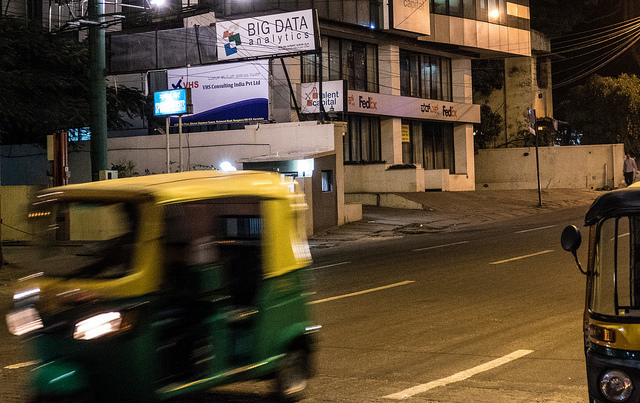
#> input picture common/data/road_image.jpg, 640 x 403 px
$ jupyter execute 03-BasicSegmentation_Part2.ipynb   (shell and % lines are left out)
#> lines starting #> are read from the running program, lines starting #| are printed output that depends on the picture; after the words box and inside, x2 and y2 are one past the last pixel; in counts of white or black regions, pixels touching at a corner belong together
# ETHZ: 227-0966-00L
# Quantitative Big Imaging
# March 8, 2018

## Basic Segmentation and Discrete Binary Structures
### Part 2

# A Machine Learning Approach to Image Processing

Segmentation and all the steps leading up to it are really a specialized type of learning problem. Let's look at an important problem for self-driving cars.

[cell 1]
from skimage.io import imread
from skimage.color import rgb2gray
import matplotlib.pyplot as plt
import numpy as np
road_rgb = imread("../common/data/road_image.jpg")[::2, ::2]
road_seg = rgb2gray(imread("../common/data/road_image_seg_bw.jpg"))[::2, ::2]
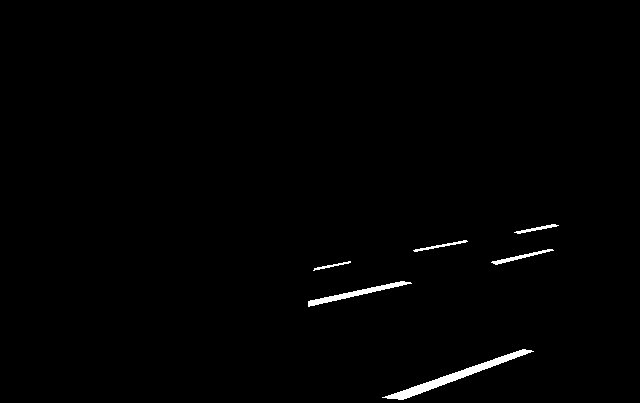
#> input picture common/data/road_image_seg_bw.jpg, 640 x 403 px
#> road_seg: shape (202, 320) float64; min 0, max 1, mean 0.00854
fig, (ax1, ax2) = plt.subplots(1, 2, figsize = (8, 4), dpi = 150)
ax1.imshow(road_rgb)
ax2.imshow(road_seg, cmap = 'hot')
ax1.axis('off')
ax2.axis('off')
ax1.set_title('Image')
ax2.set_title('Road Lines');

We want to identify which class each pixel belongs to.
What does identify mean?
- Classify the pixels in the street lines as _Foreground_
- Classify the pixels outside of the street lines as _Background_

# How do we quantify this?

- __True Positive__ values in the street lines that are classified as _Foreground_
- __True Negative__ values outside the street lines that are classified as _Background_
- __False Positive__ values outside the street lines that are classified as _Foreground_
- __False Negative__ values in the street lines that are classified as _Background_

We can then apply a threshold to the image to determine the number of points in each category

[cell 2]
fig, (ax1, ax2, ax3) = plt.subplots(1, 3, figsize = (12, 4), dpi = 150)
ax1.imshow(road_rgb)
thresh_img = rgb2gray(road_rgb)>0.5
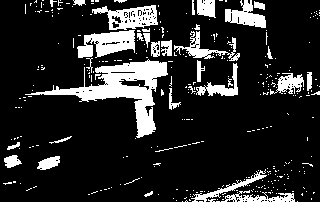
#> thresh_img: shape (202, 320) bool; 15.8% white; 327 white regions (295 under 20 px), largest, box (x1, y1, x2, y2) and area: (25, 59, 168, 138) 3057, (77, 30, 135, 58) 1037, (92, 5, 158, 30) 873
ax2.imshow(thresh_img, cmap = 'hot')
ax3.imshow(road_seg, cmap = 'hot')
ax1.axis('off')
ax2.axis('off')
ax3.axis('off')
ax1.set_title('Image')
ax2.set_title('Threshold')
ax3.set_title('Road Lines');

[cell 3]
def tp_func(real_img_idx, pred_img_idx):
    if real_img_idx==1 and pred_img_idx==1:
        return 'True Positive'
    if real_img_idx==0 and pred_img_idx==0:
        return 'True Negative'
    if real_img_idx==0 and pred_img_idx==1:
        return 'False Positive'
    if real_img_idx==1 and pred_img_idx==0:
        return 'False Negative'
out_results = {}
fig, m_ax = plt.subplots(2, 2, figsize = (8, 8), dpi = 150)
for real_img_idx, n_ax in zip([0, 1], m_ax):
    for pred_img_idx, c_ax in zip([0, 1], n_ax):
        match_img = (thresh_img==pred_img_idx) & (road_seg == real_img_idx)
        tp_title = tp_func(real_img_idx, pred_img_idx)
        c_ax.matshow(match_img, cmap = 'hot')
        out_results[tp_title] = np.sum(match_img)
        c_ax.set_title(tp_title)
        c_ax.axis('off')
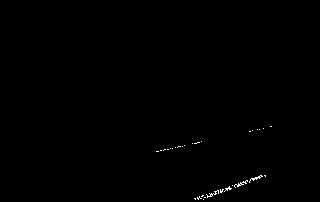
#> match_img: shape (202, 320) bool; 0.27% white in thin lines or dots, all inside (x1, y1, x2, y2) = (156, 126, 272, 200)
#> after the loop, out_results = {'True Negative': 53706, 'False Positive': 9857, 'False Negative': 125, 'True Positive': 173}
print(out_results)
#| {'True Negative': 53706, 'False Positive': 9857, 'False Negative': 125, 'True Positive': 173}

# Apply Precision and Recall

- __Recall__ (sensitivity)= $TP/(TP+FN)$
- __Precision__ = $TP/(TP+FP)$

[cell 4]
print('Recall: %2.2f' % (out_results['True Positive'] / (out_results['True Positive']+out_results['False Negative'])))
#| Recall: 0.58
print('Precision: %2.2f' % (out_results['True Positive'] / (out_results['True Positive']+out_results['False Positive'])))
#| Precision: 0.02

### ROC Curve
Reciever Operating Characteristic (first developed for WW2 soldiers detecting objects in battlefields using radar). The ideal is the top-right (identify everything and miss nothing). As we saw before, for a single threshold value 0.5, we were able to compute a single recall and precision. If we want to make an ROC curve we take a number of threshold values

[cell 5]
import pandas as pd
out_vals = []
for thresh_val in np.linspace(0.1, 0.9):
    thresh_img = rgb2gray(road_rgb)>thresh_val
    for real_img_idx in [0, 1]:
        for pred_img_idx in [0, 1]:
            match_img = (thresh_img==pred_img_idx) & (road_seg == real_img_idx)
            tp_title = tp_func(real_img_idx, pred_img_idx)
            out_results[tp_title] = np.sum(match_img)
    out_vals += [
        dict(
            Threshold = thresh_val,
            Recall = out_results['True Positive'] / (out_results['True Positive']+out_results['False Negative']),
            Precision = (out_results['True Positive'] / (out_results['True Positive']+out_results['False Positive']))
        )]
#> this loop made 50 passes
#> pass 3, `thresh_img = rgb2gray(road_rgb)>thresh_val`:
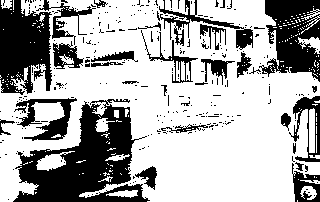
#> thresh_img: shape (202, 320) bool; 67.3% white; 290 black regions (262 under 20 px), largest, box (x1, y1, x2, y2) and area: (13, 99, 150, 202) 6883, (0, 0, 52, 95) 3595, (259, 0, 320, 82) 3148
#> after the loop, out_results = {'True Negative': 63051, 'False Positive': 512, 'False Negative': 297, 'True Positive': 1}; out_vals = 50 items

roc_df = pd.DataFrame(out_vals)
#> roc_df = table of 50 rows and 3 columns
roc_df.head(3)
#> Out = table of 3 rows and 3 columns

[cell 6]
fig, ax1 = plt.subplots(1, 1, dpi = 200)
ax1.plot(roc_df['Recall'], roc_df['Precision'], 'b.-', label = 'ROC Curve')
ax1.plot(1.0, 1.0, 'r+', markersize = 20, label = 'Ideal')
ax1.set_xlim(0, 1.1)
ax1.set_ylim(0, 1.1)
ax1.set_xlabel('Recall')
ax1.set_ylabel('Precision')
ax1.legend(loc = 2);
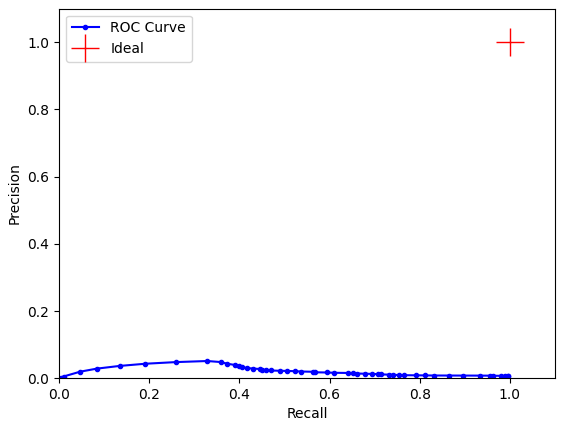
#> figure drawn by matplotlib, 1 panel

# Making ROC Curves Easier
ROC curves are a very common tool for analyzing the performance of binary classification systems and there are a large number of tools which can automatically make them. Here we show how it is done with scikit-image.

Another way of showing the ROC curve (more common for machine learning rather than medical diagnosis) is using the True positive rate and False positive rate

- __True Positive Rate__ (recall)= $TP/(TP+FN)$
- __False Positive Rate__ = $FP/(FP+TN)$

These show very similar information with the major difference being the goal is to be in the upper left-hand corner. Additionally random guesses can be shown as the slope 1 line. Therefore for a system to be useful it must lie above the random line.

[cell 7]
from sklearn.metrics import roc_curve
fpr, tpr, thresholds = roc_curve(road_seg.ravel().astype(int) ,
                                 rgb2gray(road_rgb).ravel())
#> fpr = 14768 values from 0 to 1; tpr = 14768 values from 0 to 1

fig, ax1 = plt.subplots(1, 1, dpi = 200)
ax1.plot(fpr, tpr, 'b.-', markersize = 0.01,  label = 'ROC Curve')
ax1.plot(0.0, 1.0, 'r+', markersize = 20, label = 'Ideal')
ax1.plot([0, 1], [0,1], 'g-', label = 'Random Guessing')
ax1.set_xlim(-0.1, 1.1)
ax1.set_ylim(-0.1, 1.1)
ax1.set_xlabel('False Positive Rate')
ax1.set_ylabel('True Positive Rate')
ax1.legend(loc = 0);

[cell 8]
from skimage.filters import gaussian, median

def no_filter(x):
    return x

def gaussian_filter(x):
    return gaussian(x, sigma = 2)

def diff_of_gaussian_filter(x):
    return gaussian(x, sigma = 1)-gaussian(x, sigma = 3)

def median_filter(x):
    return median(x, np.ones((3,3)))

fig, m_axs = plt.subplots(1, 5, figsize = (15, 3), dpi = 200)
m_axs[0].imshow(road_seg)
for c_filt, c_ax in zip([no_filter, gaussian_filter, diff_of_gaussian_filter, median_filter], m_axs[1:]):
    c_ax.imshow(c_filt(rgb2gray(road_rgb)), cmap = 'bone')
    c_ax.set_title(c_filt.__name__)

[cell 9]
fig, ax1 = plt.subplots(1, 1, dpi = 200)
for c_filt in [no_filter, gaussian_filter, diff_of_gaussian_filter, median_filter]:
    fpr, tpr, thresholds = roc_curve(road_seg.ravel().astype(int) ,
                                     c_filt(rgb2gray(road_rgb)).ravel())
    ax1.plot(fpr, tpr, '-', markersize = 0.01,  label = 'ROC Curve ({})'.format(c_filt.__name__))

ax1.plot(0.0, 1.0, 'r+', markersize = 20, label = 'Ideal')
ax1.plot([0, 1], [0,1], 'k-', label = 'Random Guessing')
ax1.set_xlim(-0.1, 1.1)
ax1.set_ylim(-0.1, 1.1)
ax1.set_xlabel('False Positive Rate')
ax1.set_ylabel('True Positive Rate')
ax1.legend(loc = 0);

We can then use this ROC curve to compare different filters (or even entire workflows), if the area is higher the approach is better.

Different approaches can be compared by area under the curve

[cell 10]
from sklearn.metrics import roc_auc_score
for c_filt in [no_filter, gaussian_filter, diff_of_gaussian_filter, median_filter]:
    print('%s - %2.2f' % (c_filt.__name__, roc_auc_score(road_seg.ravel().astype(int) ,
                                     c_filt(rgb2gray(road_rgb)).ravel())))
#> this loop made 4 passes
#| no_filter - 0.80
#| gaussian_filter - 0.75
#| diff_of_gaussian_filter - 0.87
#| median_filter - 0.75

# Evaluating Models

- https://github.com/jvns/talks/blob/master/pydatanyc2014/slides.md
- http://mathbabe.org/2012/03/06/the-value-added-teacher-model-sucks/

# Multiple Phases: Segmenting Shale

- Shale provided from Kanitpanyacharoen, W. (2012). Synchrotron X-ray Applications Toward an Understanding of Elastic Anisotropy.

- Here we have a shale sample measured with X-ray tomography with three different phases inside (clay, rock, and air).
- The model is that because the chemical composition and density of each phase is different they will absorb different amounts of x-rays and appear as different brightnesses in the image

[cell 11]
from skimage.io import imread
from skimage.color import rgb2gray
import matplotlib.pyplot as plt
import numpy as np
shale_img = imread("ext-figures/ShaleSample.jpg")/255.0
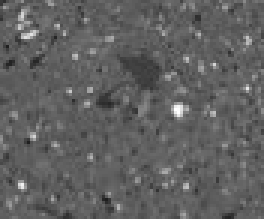
#> input picture Lectures/ext-figures/ShaleSample.jpg, 88 x 73 px (shown 3 times larger)
#> shale_img: shape (73, 88) float64; min 0.118, max 1, mean 0.378
fig, ax1 = plt.subplots(1, 1, dpi = 200)
ax1.imshow(shale_img, cmap = 'bone')

Ideally we would derive 3 values for the thresholds based on a model for the composition of each phase and how much it absorbs, but that is not always possible or practical.
- While there are 3 phases clearly visible in the image, the histogram is less telling (even after being re-scaled).

[cell 12]
plt.hist(shale_img.ravel(), 100);
#> figure, not shown here; tallest bar 792 high, from x = 0.356 to 0.365

# Multiple Segmentations

For this exercise we choose arbitrarily 3 ranges for the different phases and perform visual inspection

The relation can explicitly be written out as
$$ I(x) =
\begin{cases}
\text{Void}, & 0 \leq x \leq 0.3  \\
\text{Clay}, & 0.3 < x \leq 0.5 \\
\text{Rock}, & 0.5 < x
\end{cases}$$

[cell 13]
fig, m_axs = plt.subplots(1, 4, dpi = 200, figsize = (6, 3))
m_axs[0].imshow(shale_img, cmap = 'bone')
m_axs[0].set_title('Shale Image')
used_vox = np.zeros_like(shale_img).astype(np.uint8)
for c_ax, c_max, c_title in zip(m_axs[1:], [0.3, 0.5, 1.0], ['Void', 'Clay', 'Rock']):
    c_slice = (shale_img<c_max)-used_vox
    c_ax.matshow(c_slice, cmap = 'bone')
    used_vox += c_slice
    c_ax.axis('off')
    c_ax.set_title('%s\n$x<%2.2f$' % (c_title, c_max))
#> this loop made 3 passes
#> pass 1, `c_slice = (shale_img<c_max)-used_vox`:
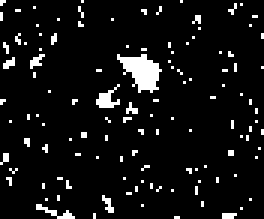
#> c_slice: shape (73, 88) (shown 3 times larger); values 0 (black) and 1 (white), 6.9% white in thin lines or dots
#> after the loop:
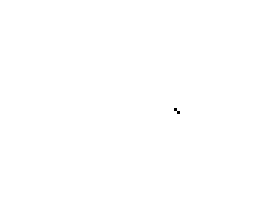
#> used_vox: shape (73, 88) (shown 3 times larger); values 0 (black) and 1 (white), 100% white; black in thin lines or dots, all inside (x1, y1, x2, y2) = (58, 36, 60, 38)

# Implementation

The implementations of basic thresholds and segmentations is very easy since it is a unary operation of a single image
$$ f(I(\vec{x})) $$
In mathematical terms this is called a map and since it does not require information from neighboring voxels or images it can be calculated for each point independently (_parallel_). Filters on the other hand almost always depend on neighboring voxels and thus the calculations are not as easy to seperate.

# Implementation Code
### Matlab
The simplist is a single threshold in Matlab:
```matlab
thresh_img = gray_img > thresh
```

A more complicated threshold:
```
thresh_img = (gray_img > thresh_a) & (gray_img > thresh_b)
```

### Python (numpy)
```python
thresh_img = gray_img > thresh
```

### Python
```python
thresh_img = map(lambda gray_val: gray_val>thresh,
                gray_img)
```

***

### Java
```java
boolean[] thresh_img = new boolean[x_size*y_size*z_size];
for(int x=x_min;x<x_max;x++)
  for(int y=y_min;y<y_max;y++)
    for(int z=z_min;z<z_max;z++) {
      int offset=(z*y_size+y)*x_size+x;
      thresh_img[offset]=gray_img[offset]>thresh;
    }
```

### In C/C++

```c
bool* thresh_img = malloc(x_size*y_size*z_size * sizeof (bool));

for(int x=x_min;x<x_max;x++)
  for(int y=y_min;y<y_max;y++)
    for(int z=z_min;z<z_max;z++) {
      int offset=(z*y_size+y)*x_size+x;
      thresh_img[offset]=gray_img[offset]>thresh;
    }
```

# Pitfalls with Segmentation

### Partial Volume Effect
- The [partial volume effect](http://bit.ly/1mW7kdP) is the name for the effect of discretization on the image into pixels or voxels.
- Surfaces are complicated, voxels are simple boxes which make poor representations
- Many voxels are only partially filled, but only the voxels on the surface
- Removing the first layer alleviates issue

[cell 14]
from skimage.io import imread
import matplotlib.pyplot as plt
import numpy as np
from scipy.ndimage import zoom
step_list = [10, 20, 50, 100, 500]
fig, m_axs = plt.subplots(1,len(step_list), figsize = (15, 5), dpi = 200)
for c_ax, steps in zip(m_axs, step_list):
    x_lin = np.linspace(-1, 1, steps)
    xy_area = np.square(np.diff(x_lin)[0])
    xx, yy = np.meshgrid(x_lin, x_lin)
    test_img = (np.square(xx)+np.square(yy+0.25))<np.square(0.75)
    c_ax.matshow(test_img)
    c_ax.set_title('%dpx\nVolume Fraction: %2.2f%%' % (steps, 100*np.sum(test_img)/np.prod(test_img.shape)))
    c_ax.axis('off')

# Rescaling
We see the same effect when we rescale images from 500x500 down to 15x15 that the apparent volume fraction changes

[cell 15]
zoom_level = [1, 0.067, 0.039, 0.029, 0.02]
fig, m_axs = plt.subplots(2, len(zoom_level), figsize = (15, 5), dpi = 200)
for (c_ax, ax2), c_zoom in zip(m_axs.T, zoom_level):
    c_img = zoom(255.0*test_img, c_zoom, order = 1)
    c_ax.matshow(c_img)
    c_ax.set_title('%dpx - Volume: %2.2f%%' % (c_img.shape[0], 100*np.sum(c_img>0.5)/np.prod(c_img.shape)))
    c_ax.axis('off')
    ax2.plot(c_img[c_img.shape[0]//2], 'r+-')
#> figure, not shown here; panel 6: curve peaks at x = 74, y = 255; panel 7: curve peaks at x = 6, y = 255; panel 8: curve peaks at x = 4, y = 255; panel 9: curve peaks at x = 6, y = 255

# [Morphology](http://scikit-image.org/docs/dev/api/skimage.morphology.html)
We can now utilize information from neighborhood voxels to improve the results. These steps are called morphological operations. We return to the original image of a cross

Like filtering the assumption behind morphological operations are
- nearby voxels in __real__ images are related / strongly correlated with one another
- noise and imaging artifacts are less spatially correlated.

Therefore these imaging problems can be alleviated by adjusting the balance between local and neighborhood values.

[cell 16]
import matplotlib.pyplot as plt
import numpy as np

nx = 20
ny = 20
xx, yy = np.meshgrid(np.linspace(-10, 10, nx),
                      np.linspace(-10, 10, ny))
np.random.seed(2018)
cross_im = 1.1*((np.abs(xx)<2)+(np.abs(yy)<2))+np.random.uniform(-1.0, 1.0, size = xx.shape)
fig, (ax1, ax2) = plt.subplots(1, 2, figsize = (6, 3.5), dpi = 200)
ax1.imshow(cross_im, cmap = 'hot')
ax1.set_title('Image')
ax2.imshow(cross_im>0.8)
ax2.set_title('Simple Thresholding');

# Fundamentals: Neighborhood
A neighborhood consists of the pixels or voxels which are of sufficient proximity to a given point. There are a number of possible definitions which largely affect the result when it is invoked.
- A large neighborhood performs operations over larger areas / volumes
 - Computationally intensive
 - Can _smooth_ out features
- A small neighborhood performs operations over small areas / volumes
 - Computationally cheaper
 - Struggles with large noise / filling large holes

The neighborhood is important for a large number of image and other (communication, mapping, networking) processing operations:
- filtering
- morphological operations
- component labeling
- distance maps
- image correlation based tracking methods

It is often called structuring element (or ```selem``` for sort / code), but has exactly the same meaning

# Fundamentals: Neighbors in 2D
For standard image operations there are two definitions of neighborhood. The 4 and 8 adjacent neighbors shown below. Given the blue pixel in the center the red are the 4-adjacent and the red and green make up the 8 adjacent. We expand beyond this to disk, cross, vertical and horizontal lines

[cell 17]
from skimage.morphology import disk, octagon as oct_func, star
def h_line(n):
    return np.pad(np.ones((1, 2*n+1)), [[n, n],[0,0]], mode = 'constant', constant_values = 0).astype(int)
def v_line(n):
    return h_line(n).T
def cross(n):
    return ((h_line(n)+v_line(n))>0).astype(int)
def octagon(n):
    return oct_func(n, n)

neighbor_functions = [disk, cross, h_line, v_line, star, octagon]
sizes = [2, 3, 5]
fig, m_axs = plt.subplots(len(neighbor_functions), len(sizes), figsize = (12, 20))
for c_func, c_axs in zip(neighbor_functions, m_axs):
    for c_dim, c_ax in zip(sizes, c_axs):
        c_ax.imshow(c_func(c_dim), cmap = 'bone', interpolation='none')
        c_ax.set_title('{} {}'.format(c_func.__name__, c_func(c_dim).shape))
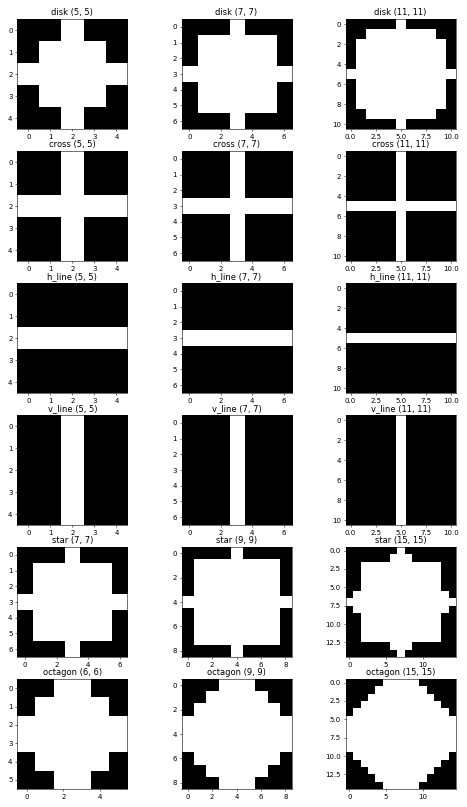
#> figure drawn by matplotlib, 18 panels

# Erosion and Dilation

### Erosion
If any of the voxels in the neighborhood are 0/false than the voxel will be set to 0

- Has the effect of peeling the surface layer off of an object

***

### Dilation

If any of the voxels in the neigbhorhood are 1/true then the voxel will be set to 1
- Has the effect of adding a layer onto an object (dunking an strawberry in chocolate, adding a coat of paint to a car)

# Applied Erosion and Dilation

### Dilation
We can use dilation to expand objects, for example a too-low threshold value leading to disconnected components

[cell 18]
import matplotlib.pyplot as plt
import numpy as np
from skimage.morphology import binary_dilation, binary_erosion, disk
fig, (ax1, ax2) = plt.subplots(1, 2, figsize = (6, 3.5), dpi = 200)
simple_img = np.eye(5)
ax1.imshow(simple_img)
ax1.set_title('Original Image')
dil_image = binary_dilation(simple_img, disk(1))
ax2.imshow(dil_image)
ax2.set_title('Dilation');

# Erosion
Erosion performs the opposite task reducing the size

[cell 19]
fig, (ax1, ax2) = plt.subplots(1, 2, figsize = (6, 3.5), dpi = 200)
ax1.imshow(dil_image)
ax1.set_title('Dilated Image')
ax2.imshow(binary_erosion(dil_image, disk(1)))
ax2.set_title('Erosion');
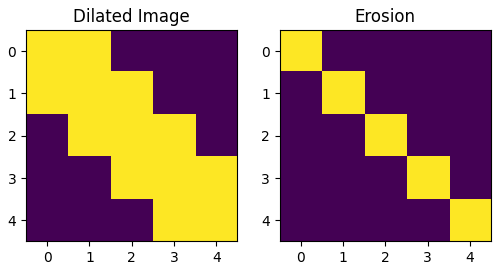
#> figure drawn by matplotlib, 2 panels
